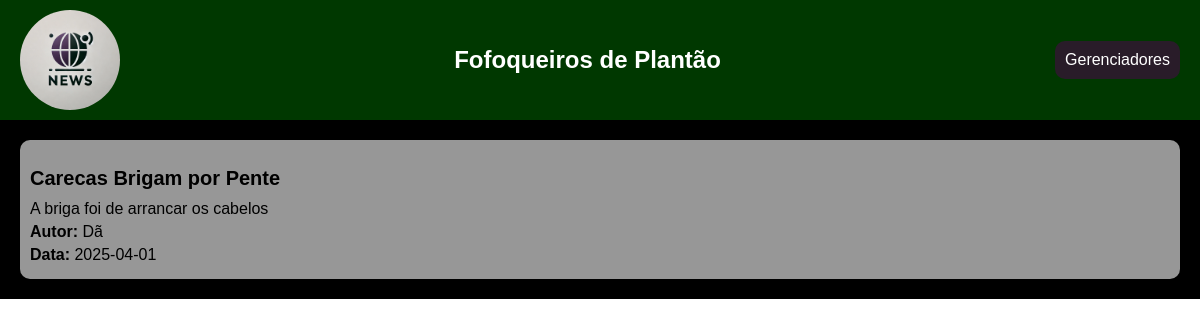
The page / on the database its author committed.
### tables this page shows
CREATE TABLE `tbnoticia` (
  `idnoticia` int(11) NOT NULL,
  `titulo` varchar(100) NOT NULL,
  `data` date NOT NULL,
  `noticia` text NOT NULL,
  `foto` varchar(255) NOT NULL,
  `autor` int(11) NOT NULL
);

CREATE TABLE `tbusuarios` (
  `idusuario` int(11) NOT NULL,
  `nome` varchar(200) NOT NULL,
  `sexo` varchar(1) NOT NULL,
  `email` varchar(100) NOT NULL,
  `senha` varchar(100) NOT NULL
);

### index.php (the view, shortened to what this page needs)
<?php
include "./config/config.php";
$query = "SELECT tbnoticia.titulo, tbnoticia.data, tbnoticia.noticia, tbnoticia.foto,  tbusuarios.nome AS autor
                FROM tbnoticia
                JOIN tbusuarios ON tbnoticia.autor = tbusuarios.idusuario";
$stmt = $db->prepare($query);
$stmt->execute();
$noticias = $stmt->fetchAll(PDO::FETCH_ASSOC);
?>
<!DOCTYPE html>
<html lang="pt-br">
<head>
    <link rel="stylesheet" href="styles.css">
</head>
<body id="indexBody">
    <header>
        <img src="./imgs/logoNoticiarioDan.webp" alt="" id="logo">
        <h1>Fofoqueiros de Plantão</h1>
        <button><a href="login.php">Gerenciadores</a>
    </header>
    <main>
    <div class="noticias-container">
        <?php foreach ($noticias as $noticia): ?>
            <div class="noticia">
                <h2><?= htmlspecialchars($noticia['titulo']) ?></h2>
                <p><?= htmlspecialchars($noticia['noticia']) ?></p>
                <p><strong>Autor:</strong> <?= htmlspecialchars($noticia['autor']) ?></p>
                <p><strong>Data:</strong> <?= htmlspecialchars($noticia['data']) ?></p>
            </div>
        <?php endforeach; ?>
    </div>
    </main>
</body>
</html>

### styles.css (style rules this page uses)
:root { --corPrimaria: rgb(0, 56, 0); --corSecundaria: #000000; --corTerciaria: #291c29; --corTexto: #ffffff; --bordaRadius: 10px; --padding: 10px; }
body { font-family: Arial, sans-serif; margin: 0; padding: 0; box-sizing: border-box; }
header { display: flex; justify-content: space-between; align-items: center; padding: 10px 20px; background-color: var(--corPrimaria); color: var(--corTexto); }
header h1 { font-size: 24px; }
#logo { width: 100px; border-radius: 100%; }
main { padding: 20px; background-color: #000000; margin-bottom: 0; }
.noticias-container { display: grid; grid-template-columns: repeat(auto-fit, minmax(300px, 1fr)); gap: 20px; }
.noticia { background: rgb(151, 151, 151); padding: var(--padding); border-radius: var(--bordaRadius); box-shadow: 0 0 10px rgba(0, 0, 0, 0.1); }
.noticia h2 { font-size: 20px; margin-bottom: 10px; }
.noticia p { margin: 5px 0; }
input[type="submit"], button { background-color: var(--corTerciaria); color: var(--corTexto); padding: var(--padding); border: none; border-radius: var(--bordaRadius); cursor: pointer; font-size: 16px; text-align: center; }
a { text-decoration: none; color: inherit; }

### rows shown on the page
tbnoticia: titulo "Carecas Brigam por Pente", noticia "A briga foi de arrancar os cabelos", autor.nome "Dã", data "2025-04-01"
